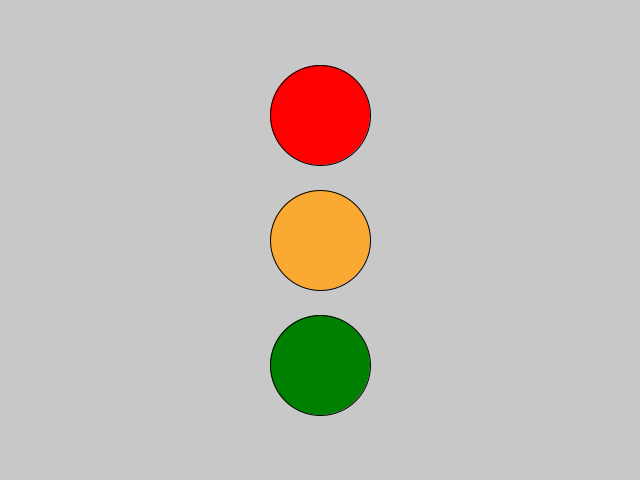
Frame 1 (no input)
Frame 60 (the mouse pressed at the canvas centre just before this capture): identical to frame 1, image omitted
Frame 120 (the mouse held since frame 60 and released just before this capture): identical to frame 1, image omitted

The Processing sketch that drew this single still picture (run headless with seeded random() and noise(); from frame 60 on, the mouse is pressed at the canvas centre):

// Processing sketch: traffic_lights
// ── traffic_lights.pde
//Window
final int windowWidth = 640;
final int windowHeight = 480;

//Colors
final color gray = color(200);
final color red = color(255,0,0);
final color yellow = color(250,170,50);
final color green = color(0,128,0);

int t = 0;

int x = (windowWidth)/2;
int y = (windowHeight)/2;

TrafficLights TLred = new TrafficLights(x,y-125,100,red);
TrafficLights TLyellow = new TrafficLights(x,y,100,yellow);
TrafficLights TLgreen = new TrafficLights(x,y+125,100,green);

class TrafficLights
{
  int x;
  int y;
  int d;
  color c;
  
  TrafficLights(int x, int y, int d, color c)
  {
    this.x = x;
    this.y = y;
    this.d = d;
    this.c = c;
  }
  
  void draw()
  {
    fill(c);
    circle(x,y,d);
  }
}

class RoadIntersection
{
  TrafficLights traffic[];
  
  RoadIntersection(TrafficLights traffic[])
  {
    this.traffic = traffic;
  }
  
  void draw()
  {
    for(int i = 0; i < traffic.length; i++)
      traffic[i].draw();
  }
}

void settings()
{
  size(windowWidth, windowHeight);
}

TrafficLights trafficlights[] = {TLred,TLyellow,TLgreen};
RoadIntersection lights;

void setup()
{
  lights = new RoadIntersection(trafficlights);
}

void draw()
{
  int t = frameCount/ 60 % 3;
  background(gray);
  lights.draw();
}
